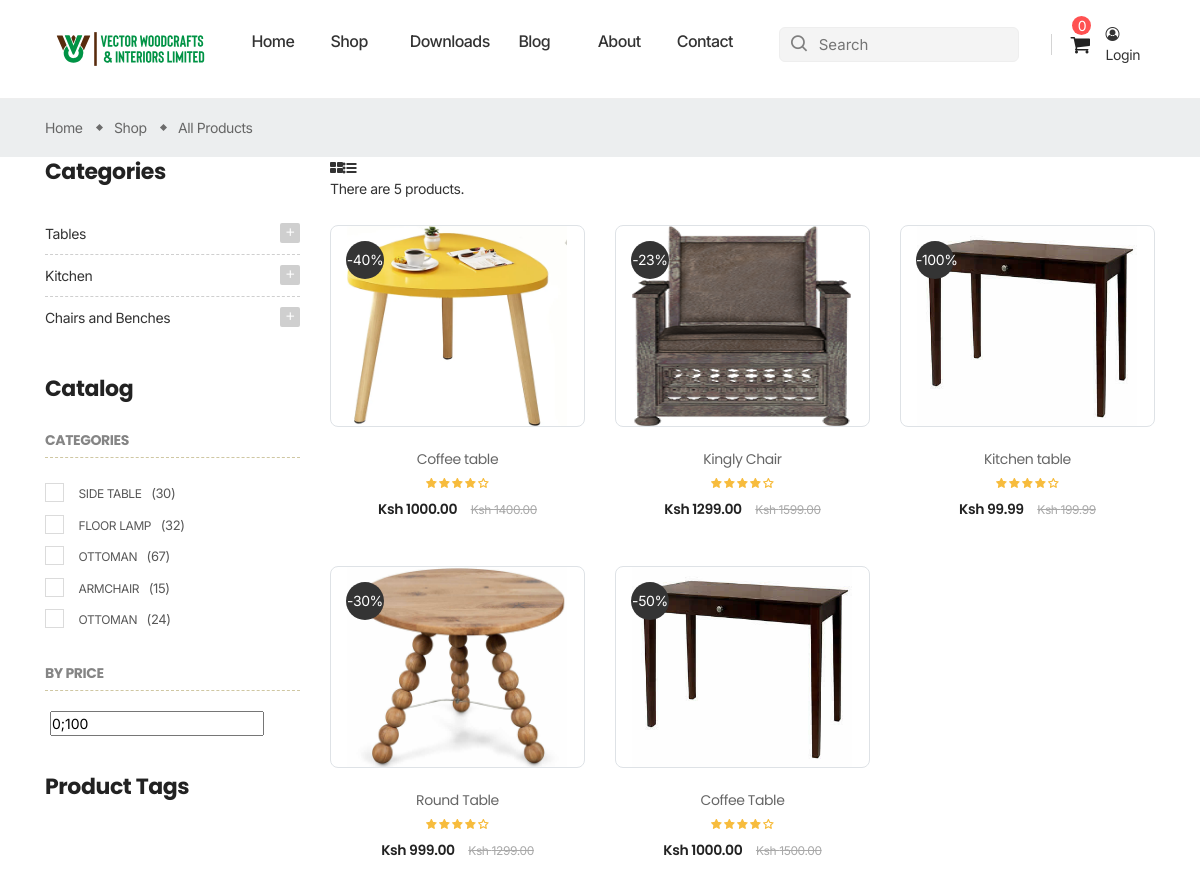
The page /products (upper part) on the database as committed earlier.
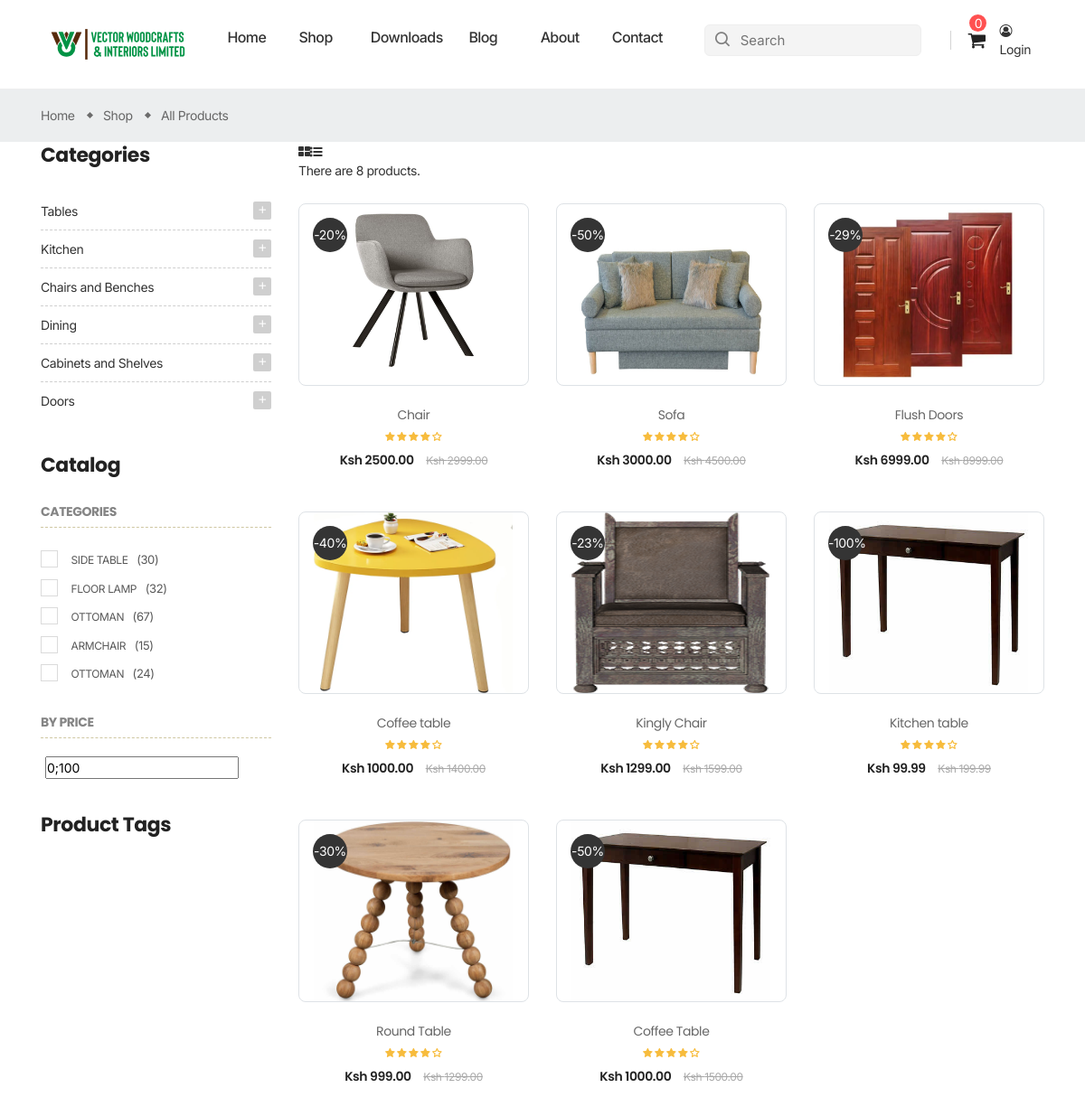
The same page on the database as committed later.
### vectorWoodsEcomm/models.py (models this page shows, shortened)
class Category(models.Model):
    cid = ShortUUIDField(unique=True,length = 10, max_length = 20, prefix = "cat", alphabet = "abcdef12345")
    title = models.CharField(max_length=100)
    image = models.ImageField(upload_to="category")
    class Meta:
        verbose_name_plural = "Categories"

class Product(models.Model):
    pid = ShortUUIDField(unique=True,length = 10, max_length = 20, alphabet = "abcdefghijk123456789")
    title = models.CharField(max_length=100)
    category = models.ForeignKey(Category, on_delete=models.SET_NULL, null=True, related_name="category")
    image = models.ImageField(upload_to = "products")
    description = models.TextField(null=True, blank=True, default="This is the product")
    product_status = models.CharField(choices=STATUS_CHOICE,max_length=30, default="processing")
    price = models.DecimalField(max_digits=999999, decimal_places=2, default="99.99")
    old_price = models.DecimalField(max_digits=999999, decimal_places=2, default="199.99")
    tags = TaggableManager(blank=True)
    in_stock = models.BooleanField(default=True)
    featured = models.BooleanField(default=True)
    sku = ShortUUIDField(unique=True,length = 10, max_length = 20,prefix="sku", alphabet = "0123456789")
    date = models.DateField(auto_now_add=True)
    updated = models.DateField(null=True, blank= True)
    class Meta:
        verbose_name_plural = "Products"
    def get_percentage(self):
        new_price = ((self.old_price-self.price)/self.price) * 100
        return new_price

### vectorWoodsEcomm/views.py (the view)
# urls.py: path('products', views.products_view,name='products'),
def products_view(request):
    categories = Category.objects.all()
    products = Product.objects.all().order_by("-id")
    context = {
        "categories" : categories ,
        "products" : products,
    }
    return render(request, 'products.html', context)

### templates/products.html (shortened to what this page needs)
{% extends 'base.html' %}
{% load static %}
{% block content %}
   <section>
    <div class="main-content">
        <div id="wrapper-site">
            <div id="content-wrapper" class="full-width">
                <div id="main">
                    <div class="page-home">
                        <nav class="breadcrumb-bg">
                            <div class="container no-index">
                                <div class="breadcrumb">
                                    <ol>
                                        <li>
                                            <a href="#">
                                                <span>Home</span>
                                            </a>
                                        </li>
                                        <li>
                                            <a href="#">
                                                <span>Shop</span>
                                            </a>
                                        </li>
                                        <li>
                                            <a href="#">
                                                <span>All Products</span>
                                            </a>
                                        </li>
                                    </ol>
                                </div>
                            </div>
                        </nav>
                        <div class="container">
                            <div class="content">
                                <div class="row">
                                    <div class="sidebar-3 sidebar-collection col-lg-3 col-md-4 col-sm-4">
                                        <div class="sidebar-block">
                                            <div class="title-block">Categories</div>
                                            <div class="block-content">
                                               {% for c in categories %}
                                                <div class="cateTitle hasSubCategory open level1">
                                                    <span class="arrow collapsed collapse-icons" data-toggle="collapse" data-target="#kitchen" aria-expanded="false" role="status">
                                                        <i class="zmdi zmdi-plus"></i>
                                                    </span>
                                                    <a class="cateItem" href="{% url 'category' c.cid %}">{{c.title}}</a>
                                                </div>
                                                {% endfor %}
                                            </div>
                                        </div>
                                        <div class="sidebar-block">
                                            <div class="title-block">Catalog</div>
                                            <div class="new-item-content">
                                                <h3 class="title-product">categories</h3>
                                                <ul class="scroll-product">
                                                    <li>
                                                        <label class="check">
                                                            <span class="checkmark"></span>
                                                        </label>
                                                        <a href="#">
                                                            <b>side table</b>
                                                            <span class="quantity">(30)</span>
                                                        </a>
                                                    </li>
                                                    <li>
                                                        <label class="check">
                                                            <span class="checkmark"></span>
                                                        </label>
                                                        <a href="#">
                                                            <b>floor lamp</b>
                                                            <span class="quantity">(32)</span>
                                                        </a>
                                                    </li>
                                                    <li>
                                                        <label class="check">
                                                            <span class="checkmark"></span>
                                                        </label>
                                                        <a href="#">
                                                            <b>ottoman</b>
                                                            <span class="quantity">(67)</span>
                                                        </a>
                                                    </li>
                                                    <li>
                                                        <label class="check">
                                                            <span class="checkmark"></span>
                                                        </label>
                                                        <a href="#">
                                                            <b>armchair</b>
                                                            <span class="quantity">(15)</span>
                                                        </a>
                                                    </li>
                                                    <li>
                                                        <label class="check">
                                                            <span class="checkmark"></span>
                                                        </label>
                                                        <a href="#">
                                                            <b>ottoman</b>
                                                            <span class="quantity">(24)</span>
                                                        </a>
                                                    </li>
                                                </ul>
                                            </div>
                                            <div class="tiva-filter-price new-item-content sidebar-block">
                                                <h3 class="title-product">By Price</h3>
                                                <div id="block_price_filter" class="block">
                                                    <div class="block-content">
                                                        <div id="slider-range" class="tiva-filter">
                                                            <div class="filter-itemprice-filter">
                                                                <div class="layout-slider">
                                                                    <input id="price-filter" name="price" value="0;100" />
                                                                </div>
                                                            </div>
                                                        </div>
                                                    </div>
                                                </div>
                                            </div>
                                        </div>
                                        <div class="sidebar-block product-tags">
                                            <div class="title-block">
                                                Product Tags
                                            </div>
                                        </div>
                                    </div>
                                    <div class="col-sm-8 col-lg-9 col-md-8 product-container">
                                        <div class="js-product-list-top firt nav-top">
                                            <div class="d-flex justify-content-around row">
                                                <div class="col col-xs-12">
                                                    <ul class="nav nav-tabs">
                                                        <li>
                                                            <a href="#grid" data-toggle="tab" class="active show fa fa-th-large"></a>
                                                        </li>
                                                        <li>
                                                            <a href="#list" data-toggle="tab" class="fa fa-list-ul"></a>
                                                        </li>
                                                    </ul>
                                                    <div class="hidden-sm-down total-products">
                                                        <p>There are {{products.count}} products.</p>
                                                    </div>
                                                </div>
                                                <div class="col col-xs-12">
                                                </div>
                                            </div>
                                        </div>
                                        <div class="tab-content product-items">
                                            <div id="grid" class="related tab-pane fade in active show">
                                                <div class="row">
                                                    {% for p in products %}
                                                    <div class="item text-center col-md-4">
                                                        <div class="product-miniature js-product-miniature item-one first-item">
                                                            <div class="thumbnail-container border">
                                                                <a href="{% url 'product_details' p.pid %}">
                                                                    <img style="width: 220px; height: 200px;" class="img-fluid " src="{{p.image.url}}" alt="img">
                                                                </a>
                                                           <div class="product-flags discount">-{{p.get_percentage|floatformat:0}}%</div>
                                                            </div>
                                                            <div class="product-description">
                                                                <div class="product-groups">
                                                                    <div class="product-title">
                                                                        <a href="{% url 'product_details' p.pid %}">{{p.title}}</a>
                                                                    </div>
                                                                    <div class="rating">
                                                                        <div class="star-content">
                                                                            <div class="star"></div>
                                                                            <div class="star"></div>
                                                                            <div class="star"></div>
                                                                            <div class="star"></div>
                                                                            <div class="star"></div>
                                                                        </div>
                                                                    </div>
                                                                    <div class="product-group-price">
                                                                        <div class="product-price-and-shipping">
                                                                            <span class="price">Ksh {{p.price}}</span>
                                                                            <del class="regular-price">Ksh {{p.old_price}}</del>
                                                                        </div>
                                                                    </div>
                                                                </div>
                                                                <div class="product-buttons d-flex justify-content-center">
                                                                </div>
                                                            </div>
                                                        </div>
                                                    </div>
                                                    {% endfor %}
                                                </div>
                                            </div>
                                        </div>
                                    </div>
                                </div>
                            </div>
                        </div>
                    </div>
                </div>
            </div>
        </div>
    </div>
   </section>
    {% endblock %}

Rows that differ between the two databases and show on the page:
added Category: title "Dining"
added Category: title "Cabinets and Shelves"
added Category: title "Doors"
added Product: image (picture), get_percentage "20", title "Chair", price "2500.00", old_price "2999.00"
added Product: image (picture), get_percentage "50", title "Sofa", price "3000.00", old_price "4500.00"
added Product: image (picture), get_percentage "29", title "Flush Doors", price "6999.00", old_price "8999.00"
Other text that changed with them:
{{ products.count }}: "5" → "8"
